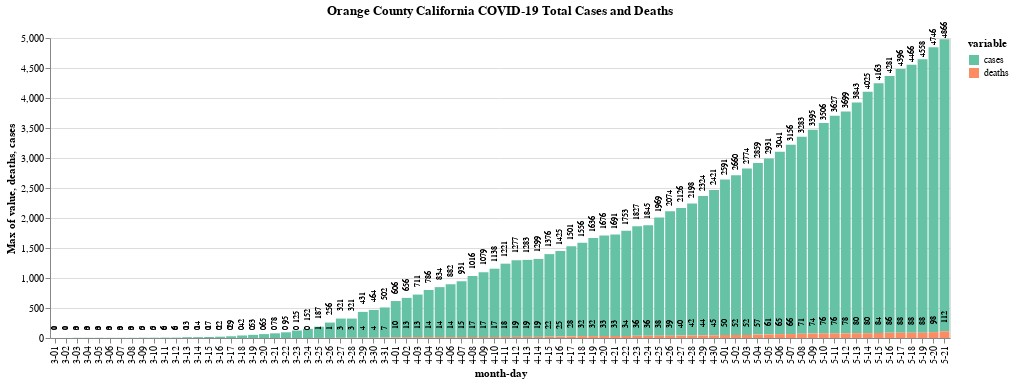

Notebook code for this chart:
### Code cell
plot('Orange','California')[1]

### Figure 1 — Vega-Lite specification as saved in the notebook (floating-point values rounded to 4 significant figures)
{"$schema": "https://vega.github.io/schema/vega-lite/v3.4.0.json", "config": {"mark": {"tooltip": null}, "view": {"height": 300, "width": 400}}, "data": {"name": "data-34a90429d8c6891b408400f7deb72417"}, "datasets": {"data-34a90429d8c6891b408400f7deb72417": [{"cases": 1, "cases-daily": 0, "county": "Orange", "date": "2020-03-01", "deaths": 0, "deaths-daily": 0, "fips": 6059, "month-day": "3-01", "state": "California"}, {"cases": 1, "cases-daily": 0, "county": "Orange", "date": "2020-03-02", "deaths": 0, "deaths-daily": 0, "fips": 6059, "month-day": "3-02", "state": "California"}, {"cases": 3, "cases-daily": 2, "county": "Orange", "date": "2020-03-03", "deaths": 0, "deaths-daily": 0, "fips": 6059, "month-day": "3-03", "state": "California"}, {"cases": 3, "cases-daily": 0, "county": "Orange", "date": "2020-03-04", "deaths": 0, "deaths-daily": 0, "fips": 6059, "month-day": "3-04", "state": "California"}, {"cases": 3, "cases-daily": 0, "county": "Orange", "date": "2020-03-05", "deaths": 0, "deaths-daily": 0, "fips": 6059, "month-day": "3-05", "state": "California"}, {"cases": 3, "cases-daily": 0, "county": "Orange", "date": "2020-03-06", "deaths": 0, "deaths-daily": 0, "fips": 6059, "month-day": "3-06", "state": "California"}, {"cases": 3, "cases-daily": 0, "county": "Orange", "date": "2020-03-07", "deaths": 0, "deaths-daily": 0, "fips": 6059, "month-day": "3-07", "state": "California"}, {"cases": 3, "cases-daily": 0, "county": "Orange", "date": "2020-03-08", "deaths": 0, "deaths-daily": 0, "fips": 6059, "month-day": "3-08", "state": "California"}, {"cases": 5, "cases-daily": 2, "county": "Orange", "date": "2020-03-09", "deaths": 0, "deaths-daily": 0, "fips": 6059, "month-day": "3-09", "state": "California"}, {"cases": 5, "cases-daily": 0, "county": "Orange", "date": "2020-03-10", "deaths": 0, "deaths-daily": 0, "fips": 6059, "month-day": "3-10", "state": "California"}, {"cases": 6, "cases-daily": 1, "county": "Orange", "date": "2020-03-11", "deaths": 0, "deaths-daily": 0, "fips": 6059, "month-day": "3-11", "state": "California"}, {"cases": 6, "cases-daily": 0, "county": "Orange", "date": "2020-03-12", "deaths": 0, "deaths-daily": 0, "fips": 6059, "month-day": "3-12", "state": "California"}, {"cases": 13, "cases-daily": 7, "county": "Orange", "date": "2020-03-13", "deaths": 0, "deaths-daily": 0, "fips": 6059, "month-day": "3-13", "state": "California"}, {"cases": 14, "cases-daily": 1, "county": "Orange", "date": "2020-03-14", "deaths": 0, "deaths-daily": 0, "fips": 6059, "month-day": "3-14", "state": "California"}, {"cases": 17, "cases-daily": 3, "county": "Orange", "date": "2020-03-15", "deaths": 0, "deaths-daily": 0, "fips": 6059, "month-day": "3-15", "state": "California"}, {"cases": 22, "cases-daily": 5, "county": "Orange", "date": "2020-03-16", "deaths": 0, "deaths-daily": 0, "fips": 6059, "month-day": "3-16", "state": "California"}, {"cases": 29, "cases-daily": 7, "county": "Orange", "date": "2020-03-17", "deaths": 0, "deaths-daily": 0, "fips": 6059, "month-day": "3-17", "state": "California"}, {"cases": 42, "cases-daily": 13, "county": "Orange", "date": "2020-03-18", "deaths": 0, "deaths-daily": 0, "fips": 6059, "month-day": "3-18", "state": "California"}, {"cases": 53, "cases-daily": 11, "county": "Orange", "date": "2020-03-19", "deaths": 0, "deaths-daily": 0, "fips": 6059, "month-day": "3-19", "state": "California"}, {"cases": 65, "cases-daily": 12, "county": "Orange", "date": "2020-03-20", "deaths": 0, "deaths-daily": 0, "fips": 6059, "month-day": "3-20", "state": "California"}, {"cases": 78, "cases-daily": 13, "county": "Orange", "date": "2020-03-21", "deaths": 0, "deaths-daily": 0, "fips": 6059, "month-day": "3-21", "state": "California"}, {"cases": 95, "cases-daily": 17, "county": "Orange", "date": "2020-03-22", "deaths": 0, "deaths-daily": 0, "fips": 6059, "month-day": "3-22", "state": "California"}, {"cases": 125, "cases-daily": 30, "county": "Orange", "date": "2020-03-23", "deaths": 0, "deaths-daily": 0, "fips": 6059, "month-day": "3-23", "state": "California"}, {"cases": 152, "cases-daily": 27, "county": "Orange", "date": "2020-03-24", "deaths": 0, "deaths-daily": 0, "fips": 6059, "month-day": "3-24", "state": "California"}, {"cases": 187, "cases-daily": 35, "county": "Orange", "date": "2020-03-25", "deaths": 1, "deaths-daily": 1, "fips": 6059, "month-day": "3-25", "state": "California"}, {"cases": 256, "cases-daily": 69, "county": "Orange", "date": "2020-03-26", "deaths": 1, "deaths-daily": 0, "fips": 6059, "month-day": "3-26", "state": "California"}, {"cases": 321, "cases-daily": 65, "county": "Orange", "date": "2020-03-27", "deaths": 3, "deaths-daily": 2, "fips": 6059, "month-day": "3-27", "state": "California"}, {"cases": 321, "cases-daily": 0, "county": "Orange", "date": "2020-03-28", "deaths": 3, "deaths-daily": 0, "fips": 6059, "month-day": "3-28", "state": "California"}, {"cases": 431, "cases-daily": 110, "county": "Orange", "date": "2020-03-29", "deaths": 4, "deaths-daily": 1, "fips": 6059, "month-day": "3-29", "state": "California"}, {"cases": 464, "cases-daily": 33, "county": "Orange", "date": "2020-03-30", "deaths": 4, "deaths-daily": 0, "fips": 6059, "month-day": "3-30", "state": "California"}, {"cases": 502, "cases-daily": 38, "county": "Orange", "date": "2020-03-31", "deaths": 7, "deaths-daily": 3, "fips": 6059, "month-day": "3-31", "state": "California"}, {"cases": 606, "cases-daily": 104, "county": "Orange", "date": "2020-04-01", "deaths": 10, "deaths-daily": 3, "fips": 6059, "month-day": "4-01", "state": "California"}, {"cases": 656, "cases-daily": 50, "county": "Orange", "date": "2020-04-02", "deaths": 13, "deaths-daily": 3, "fips": 6059, "month-day": "4-02", "state": "California"}, {"cases": 711, "cases-daily": 55, "county": "Orange", "date": "2020-04-03", "deaths": 13, "deaths-daily": 0, "fips": 6059, "month-day": "4-03", "state": "California"}, {"cases": 786, "cases-daily": 75, "county": "Orange", "date": "2020-04-04", "deaths": 14, "deaths-daily": 1, "fips": 6059, "month-day": "4-04", "state": "California"}, {"cases": 834, "cases-daily": 48, "county": "Orange", "date": "2020-04-05", "deaths": 14, "deaths-daily": 0, "fips": 6059, "month-day": "4-05", "state": "California"}, {"cases": 882, "cases-daily": 48, "county": "Orange", "date": "2020-04-06", "deaths": 14, "deaths-daily": 0, "fips": 6059, "month-day": "4-06", "state": "California"}, {"cases": 931, "cases-daily": 49, "county": "Orange", "date": "2020-04-07", "deaths": 15, "deaths-daily": 1, "fips": 6059, "month-day": "4-07", "state": "California"}, {"cases": 1016, "cases-daily": 85, "county": "Orange", "date": "2020-04-08", "deaths": 17, "deaths-daily": 2, "fips": 6059, "month-day": "4-08", "state": "California"}, {"cases": 1079, "cases-daily": 63, "county": "Orange", "date": "2020-04-09", "deaths": 17, "deaths-daily": 0, "fips": 6059, "month-day": "4-09", "state": "California"}, {"cases": 1138, "cases-daily": 59, "county": "Orange", "date": "2020-04-10", "deaths": 17, "deaths-daily": 0, "fips": 6059, "month-day": "4-10", "state": "California"}, {"cases": 1221, "cases-daily": 83, "county": "Orange", "date": "2020-04-11", "deaths": 18, "deaths-daily": 1, "fips": 6059, "month-day": "4-11", "state": "California"}, {"cases": 1277, "cases-daily": 56, "county": "Orange", "date": "2020-04-12", "deaths": 19, "deaths-daily": 1, "fips": 6059, "month-day": "4-12", "state": "California"}, {"cases": 1283, "cases-daily": 6, "county": "Orange", "date": "2020-04-13", "deaths": 19, "deaths-daily": 0, "fips": 6059, "month-day": "4-13", "state": "California"}, {"cases": 1299, "cases-daily": 16, "county": "Orange", "date": "2020-04-14", "deaths": 19, "deaths-daily": 0, "fips": 6059, "month-day": "4-14", "state": "California"}, {"cases": 1376, "cases-daily": 77, "county": "Orange", "date": "2020-04-15", "deaths": 22, "deaths-daily": 3, "fips": 6059, "month-day": "4-15", "state": "California"}, {"cases": 1425, "cases-daily": 49, "county": "Orange", "date": "2020-04-16", "deaths": 25, "deaths-daily": 3, "fips": 6059, "month-day": "4-16", "state": "California"}, {"cases": 1501, "cases-daily": 76, "county": "Orange", "date": "2020-04-17", "deaths": 28, "deaths-daily": 3, "fips": 6059, "month-day": "4-17", "state": "California"}, {"cases": 1556, "cases-daily": 55, "county": "Orange", "date": "2020-04-18", "deaths": 32, "deaths-daily": 4, "fips": 6059, "month-day": "4-18", "state": "California"}, {"cases": 1636, "cases-daily": 80, "county": "Orange", "date": "2020-04-19", "deaths": 32, "deaths-daily": 0, "fips": 6059, "month-day": "4-19", "state": "California"}, {"cases": 1676, "cases-daily": 40, "county": "Orange", "date": "2020-04-20", "deaths": 33, "deaths-daily": 1, "fips": 6059, "month-day": "4-20", "state": "California"}, {"cases": 1691, "cases-daily": 15, "county": "Orange", "date": "2020-04-21", "deaths": 33, "deaths-daily": 0, "fips": 6059, "month-day": "4-21", "state": "California"}, {"cases": 1753, "cases-daily": 62, "county": "Orange", "date": "2020-04-22", "deaths": 34, "deaths-daily": 1, "fips": 6059, "month-day": "4-22", "state": "California"}, {"cases": 1827, "cases-daily": 74, "county": "Orange", "date": "2020-04-23", "deaths": 36, "deaths-daily": 2, "fips": 6059, "month-day": "4-23", "state": "California"}, {"cases": 1845, "cases-daily": 18, "county": "Orange", "date": "2020-04-24", "deaths": 36, "deaths-daily": 0, "fips": 6059, "month-day": "4-24", "state": "California"}, {"cases": 1969, "cases-daily": 124, "county": "Orange", "date": "2020-04-25", "deaths": 38, "deaths-daily": 2, "fips": 6059, "month-day": "4-25", "state": "California"}, {"cases": 2074, "cases-daily": 105, "county": "Orange", "date": "2020-04-26", "deaths": 39, "deaths-daily": 1, "fips": 6059, "month-day": "4-26", "state": "California"}, {"cases": 2126, "cases-daily": 52, "county": "Orange", "date": "2020-04-27", "deaths": 40, "deaths-daily": 1, "fips": 6059, "month-day": "4-27", "state": "California"}, {"cases": 2198, "cases-daily": 72, "county": "Orange", "date": "2020-04-28", "deaths": 42, "deaths-daily": 2, "fips": 6059, "month-day": "4-28", "state": "California"}, {"cases": 2324, "cases-daily": 126, "county": "Orange", "date": "2020-04-29", "deaths": 44, "deaths-daily": 2, "fips": 6059, "month-day": "4-29", "state": "California"}, {"cases": 2421, "cases-daily": 97, "county": "Orange", "date": "2020-04-30", "deaths": 45, "deaths-daily": 1, "fips": 6059, "month-day": "4-30", "state": "California"}, {"cases": 2591, "cases-daily": 170, "county": "Orange", "date": "2020-05-01", "deaths": 50, "deaths-daily": 5, "fips": 6059, "month-day": "5-01", "state": "California"}, {"cases": 2660, "cases-daily": 69, "county": "Orange", "date": "2020-05-02", "deaths": 52, "deaths-daily": 2, "fips": 6059, "month-day": "5-02", "state": "California"}, {"cases": 2774, "cases-daily": 114, "county": "Orange", "date": "2020-05-03", "deaths": 52, "deaths-daily": 0, "fips": 6059, "month-day": "5-03", "state": "California"}, {"cases": 2859, "cases-daily": 85, "county": "Orange", "date": "2020-05-04", "deaths": 57, "deaths-daily": 5, "fips": 6059, "month-day": "5-04", "state": "California"}, {"cases": 2931, "cases-daily": 72, "county": "Orange", "date": "2020-05-05", "deaths": 61, "deaths-daily": 4, "fips": 6059, "month-day": "5-05", "state": "California"}, {"cases": 3041, "cases-daily": 110, "county": "Orange", "date": "2020-05-06", "deaths": 65, "deaths-daily": 4, "fips": 6059, "month-day": "5-06", "state": "California"}, {"cases": 3156, "cases-daily": 115, "county": "Orange", "date": "2020-05-07", "deaths": 66, "deaths-daily": 1, "fips": 6059, "month-day": "5-07", "state": "California"}, {"cases": 3283, "cases-daily": 127, "county": "Orange", "date": "2020-05-08", "deaths": 71, "deaths-daily": 5, "fips": 6059, "month-day": "5-08", "state": "California"}, {"cases": 3395, "cases-daily": 112, "county": "Orange", "date": "2020-05-09", "deaths": 74, "deaths-daily": 3, "fips": 6059, "month-day": "5-09", "state": "California"}, {"cases": 3506, "cases-daily": 111, "county": "Orange", "date": "2020-05-10", "deaths": 76, "deaths-daily": 2, "fips": 6059, "month-day": "5-10", "state": "California"}, {"cases": 3627, "cases-daily": 121, "county": "Orange", "date": "2020-05-11", "deaths": 76, "deaths-daily": 0, "fips": 6059, "month-day": "5-11", "state": "California"}, {"cases": 3699, "cases-daily": 72, "county": "Orange", "date": "2020-05-12", "deaths": 78, "deaths-daily": 2, "fips": 6059, "month-day": "5-12", "state": "California"}, {"cases": 3843, "cases-daily": 144, "county": "Orange", "date": "2020-05-13", "deaths": 80, "deaths-daily": 2, "fips": 6059, "month-day": "5-13", "state": "California"}, {"cases": 4025, "cases-daily": 182, "county": "Orange", "date": "2020-05-14", "deaths": 80, "deaths-daily": 0, "fips": 6059, "month-day": "5-14", "state": "California"}, {"cases": 4163, "cases-daily": 138, "county": "Orange", "date": "2020-05-15", "deaths": 84, "deaths-daily": 4, "fips": 6059, "month-day": "5-15", "state": "California"}, {"cases": 4281, "cases-daily": 118, "county": "Orange", "date": "2020-05-16", "deaths": 86, "deaths-daily": 2, "fips": 6059, "month-day": "5-16", "state": "California"}, {"cases": 4396, "cases-daily": 115, "county": "Orange", "date": "2020-05-17", "deaths": 88, "deaths-daily": 2, "fips": 6059, "month-day": "5-17", "state": "California"}, {"cases": 4466, "cases-daily": 70, "county": "Orange", "date": "2020-05-18", "deaths": 88, "deaths-daily": 0, "fips": 6059, "month-day": "5-18", "state": "California"}, {"cases": 4558, "cases-daily": 92, "county": "Orange", "date": "2020-05-19", "deaths": 88, "deaths-daily": 0, "fips": 6059, "month-day": "5-19", "state": "California"}, {"cases": 4746, "cases-daily": 188, "county": "Orange", "date": "2020-05-20", "deaths": 98, "deaths-daily": 10, "fips": 6059, "month-day": "5-20", "state": "California"}, {"cases": 4866, "cases-daily": 120, "county": "Orange", "date": "2020-05-21", "deaths": 112, "deaths-daily": 14, "fips": 6059, "month-day": "5-21", "state": "California"}]}, "layer": [{"encoding": {"color": {"field": "variable", "scale": {"scheme": "set2"}, "type": "nominal"}, "tooltip": [{"field": "cases-daily", "type": "quantitative"}, {"field": "deaths-daily", "type": "quantitative"}, {"field": "cases", "type": "quantitative"}, {"field": "deaths", "type": "quantitative"}], "x": {"field": "month-day", "type": "nominal"}, "y": {"aggregate": "max", "field": "value", "type": "quantitative"}}, "mark": "bar", "selection": {"selector002": {"bind": "scales", "encodings": ["x", "y"], "type": "interval"}}, "title": "Orange County California COVID-19 Total Cases and Deaths", "transform": [{"as": ["variable", "value"], "fold": ["cases", "deaths"]}], "width": 900}, {"encoding": {"color": {"value": "black"}, "text": {"field": "deaths", "type": "quantitative"}, "tooltip": [{"field": "cases-daily", "type": "quantitative"}, {"field": "deaths-daily", "type": "quantitative"}, {"field": "cases", "type": "quantitative"}, {"field": "deaths", "type": "quantitative"}], "x": {"field": "month-day", "type": "nominal"}, "y": {"field": "deaths", "type": "quantitative"}}, "mark": {"align": "left", "angle": 270, "baseline": "middle", "binSpacing": 1, "dx": 8, "dy": 0, "fontSize": 8, "type": "text"}, "title": "Orange County California COVID-19 Total Cases and Deaths", "transform": [{"as": ["variable", "value"], "fold": ["cases", "deaths"]}], "width": 900}, {"encoding": {"color": {"value": "black"}, "text": {"field": "cases", "type": "quantitative"}, "tooltip": [{"field": "cases-daily", "type": "quantitative"}, {"field": "deaths-daily", "type": "quantitative"}, {"field": "cases", "type": "quantitative"}, {"field": "deaths", "type": "quantitative"}], "x": {"field": "month-day", "type": "nominal"}, "y": {"field": "cases", "type": "quantitative"}}, "mark": {"align": "left", "angle": 270, "baseline": "middle", "binSpacing": 1, "dx": 8, "dy": 0, "fontSize": 8, "type": "text"}, "title": "Orange County California COVID-19 Total Cases and Deaths", "transform": [{"as": ["variable", "value"], "fold": ["cases", "deaths"]}], "width": 900}]}
